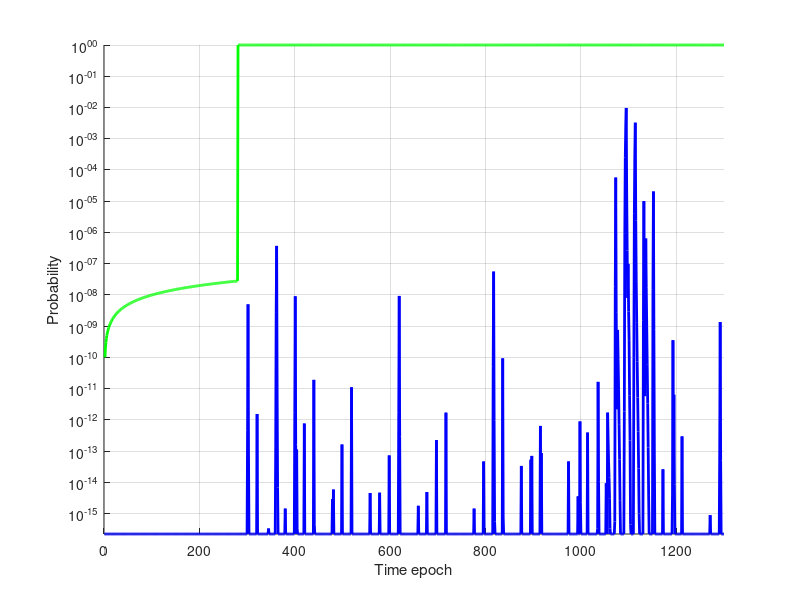

Write the MATLAB code that produced this figure. (Note: this script raises an error after producing the figure.)

clear; clc; close all;


load('DATA.mat');

numSteps= 1300;


DATA.P_HMI_CA( DATA.P_HMI_CA == 0 )= 1e-20;


%% Integrity risk
figure; hold on; grid on;
plot(1:numSteps ,DATA.P_HMI(1:numSteps), 'g', 'linewidth',2);
plot(1:numSteps , max(eps,DATA.P_HMI_CA(1:numSteps)), 'b', 'linewidth',2);
xlim([0,numSteps]);
ylim([eps,1]);
xlabel('Time epoch')
ylabel('Probability')
set(gca, 'fontsize', 10);
set(gca,'Yscale','log');
ax= gca;
ax.YTick= [1e-14, 10e-13, 10e-11, 10e-9, 10e-7, 10e-5, 10e-3, 10e-1];
ax.XTick= [0:200:1200];

legdHMI= legend({'$\breve{P}(HMI_k)$',...
    '$P(HMI_k ~|~ \neg IA_K)$'},...
    'Interpreter','latex', 'Location','northwest');
legdHMI.FontSize= 12;

%% Error
figure; hold on; grid on;
plot(1:numSteps ,DATA.eps(1:numSteps), 'r', 'linewidth',2);
plot(1:numSteps ,DATA.stdEps(1:numSteps), '-b', 'linewidth',2);
plot(1:numSteps ,-DATA.stdEps(1:numSteps), '-b', 'linewidth',2);
xlim([0,numSteps]);
ylim([-5.7,1.5]);
xlabel('Time epoch')
ylabel('meters')
set(gca, 'fontsize', 10);

legdEps= legend({'$\hat{\epsilon}_k$ Estimate Error',...
    '$3 \hat{\sigma}_k$ Covariance Envelope'},...
    'Interpreter','latex', 'Location','southwest');
legdEps.FontSize= 12;
































